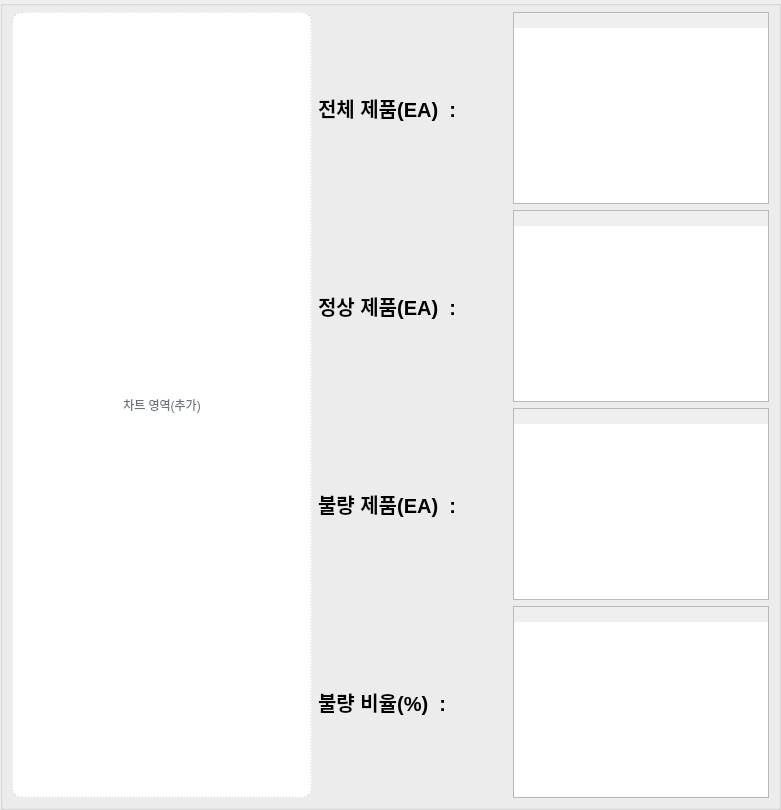
                   <widget class="QGroupBox" name="groupBox">
                    <property name="sizePolicy">
                     <sizepolicy hsizetype="Minimum" vsizetype="Minimum">
                      <horstretch>0</horstretch>
                      <verstretch>0</verstretch>
                     </sizepolicy>
                    </property>
                    <property name="minimumSize">
                     <size>
                      <width>711</width>
                      <height>391</height>
                     </size>
                    </property>
                    <property name="styleSheet">
                     <string notr="true">margin : 0px;
padding : 0px</string>
                    </property>
                    <property name="title">
                     <string/>
                    </property>
                    <layout class="QGridLayout" name="gridLayout_20">
                     <item row="1" column="1">
                      <widget class="QLabel" name="label_22">
                       <property name="sizePolicy">
                        <sizepolicy hsizetype="Minimum" vsizetype="Minimum">
                         <horstretch>0</horstretch>
                         <verstretch>0</verstretch>
                        </sizepolicy>
                       </property>
                       <property name="minimumSize">
                        <size>
                         <width>189</width>
                         <height>71</height>
                        </size>
                       </property>
                       <property name="font">
                        <font>
                         <family>Segoe UI</family>
                         <pointsize>15</pointsize>
                         <weight>75</weight>
                         <bold>true</bold>
                        </font>
                       </property>
                       <property name="styleSheet">
                        <string notr="true"/>
                       </property>
                       <property name="text">
                        <string>정상 제품(EA)  : </string>
                       </property>
                      </widget>
                     </item>
                     <item row="0" column="0" rowspan="4">
                      <widget class="QLabel" name="label_judge_chart_placeholde">
                       <property name="sizePolicy">
                        <sizepolicy hsizetype="Minimum" vsizetype="Minimum">
                         <horstretch>0</horstretch>
                         <verstretch>0</verstretch>
                        </sizepolicy>
                       </property>
                       <property name="minimumSize">
                        <size>
                         <width>300</width>
                         <height>331</height>
                        </size>
                       </property>
                       <property name="styleSheet">
                        <string notr="true">background:#ffffff; border:1px dashed #d1d5db; border-radius:10px; color:#6b7280;</string>
                       </property>
                       <property name="text">
                        <string>차트 영역(추가)</string>
                       </property>
                       <property name="alignment">
                        <set>Qt::AlignCenter</set>
                       </property>
                      </widget>
                     </item>
                     <item row="0" column="1">
                      <widget class="QLabel" name="label_20">
                       <property name="sizePolicy">
                        <sizepolicy hsizetype="Minimum" vsizetype="Minimum">
                         <horstretch>0</horstretch>
                         <verstretch>0</verstretch>
                        </sizepolicy>
                       </property>
                       <property name="minimumSize">
                        <size>
                         <width>189</width>
                         <height>71</height>
                        </size>
                       </property>
                       <property name="font">
                        <font>
                         <family>Segoe UI</family>
                         <pointsize>15</pointsize>
                         <weight>75</weight>
                         <bold>true</bold>
                        </font>
                       </property>
                       <property name="styleSheet">
                        <string notr="true"/>
                       </property>
                       <property name="text">
                        <string>전체 제품(EA)  :</string>
                       </property>
                      </widget>
                     </item>
                     <item row="2" column="1">
                      <widget class="QLabel" name="label_24">
                       <property name="sizePolicy">
                        <sizepolicy hsizetype="Minimum" vsizetype="Minimum">
                         <horstretch>0</horstretch>
                         <verstretch>0</verstretch>
                        </sizepolicy>
                       </property>
                       <property name="minimumSize">
                        <size>
                         <width>189</width>
                         <height>71</height>
                        </size>
                       </property>
                       <property name="font">
                        <font>
                         <family>Segoe UI</family>
                         <pointsize>15</pointsize>
                         <weight>75</weight>
                         <bold>true</bold>
                        </font>
                       </property>
                       <property name="styleSheet">
                        <string notr="true"/>
                       </property>
                       <property name="text">
                        <string>불량 제품(EA)  : </string>
                       </property>
                      </widget>
                     </item>
                     <item row="2" column="2">
                      <widget class="QTextBrowser" name="textBrowser_17">
                       <property name="sizePolicy">
                        <sizepolicy hsizetype="Minimum" vsizetype="Minimum">
                         <horstretch>0</horstretch>
                         <verstretch>0</verstretch>
                        </sizepolicy>
                       </property>
                       <property name="minimumSize">
                        <size>
                         <width>174</width>
                         <height>69</height>
                        </size>
                       </property>
                       <property name="font">
                        <font>
                         <family>Segoe UI</family>
                         <pointsize>19</pointsize>
                         <weight>75</weight>
                         <bold>true</bold>
                        </font>
                       </property>
                       <property name="styleSheet">
                        <string notr="true">color : red;
padding-top : 15px</string>
                       </property>
                      </widget>
                     </item>
                     <item row="3" column="1">
                      <widget class="QLabel" name="label_41">
                       <property name="sizePolicy">
                        <sizepolicy hsizetype="Minimum" vsizetype="Minimum">
                         <horstretch>0</horstretch>
                         <verstretch>0</verstretch>
                        </sizepolicy>
                       </property>
                       <property name="minimumSize">
                        <size>
                         <width>189</width>
                         <height>71</height>
                        </size>
                       </property>
                       <property name="font">
                        <font>
                         <family>Segoe UI</family>
                         <pointsize>15</pointsize>
                         <weight>75</weight>
                         <bold>true</bold>
                        </font>
                       </property>
                       <property name="styleSheet">
                        <string notr="true"/>
                       </property>
                       <property name="text">
                        <string>불량 비율(%)  : </string>
                       </property>
                      </widget>
                     </item>
                     <item row="1" column="2">
                      <widget class="QTextBrowser" name="textBrowser_15">
                       <property name="sizePolicy">
                        <sizepolicy hsizetype="Minimum" vsizetype="Minimum">
                         <horstretch>0</horstretch>
                         <verstretch>0</verstretch>
                        </sizepolicy>
                       </property>
                       <property name="minimumSize">
                        <size>
                         <width>174</width>
                         <height>69</height>
                        </size>
                       </property>
                       <property name="font">
                        <font>
                         <family>Segoe UI</family>
                         <pointsize>19</pointsize>
                         <weight>75</weight>
                         <bold>true</bold>
                        </font>
                       </property>
                       <property name="styleSheet">
                        <string notr="true">color : #4472C4;
padding-top : 15px</string>
                       </property>
                      </widget>
                     </item>
                     <item row="3" column="2">
                      <widget class="QTextBrowser" name="textBrowser_34">
                       <property name="sizePolicy">
                        <sizepolicy hsizetype="Minimum" vsizetype="Minimum">
                         <horstretch>0</horstretch>
                         <verstretch>0</verstretch>
                        </sizepolicy>
                       </property>
                       <property name="minimumSize">
                        <size>
                         <width>174</width>
                         <height>69</height>
                        </size>
                       </property>
                       <property name="font">
                        <font>
                         <family>Segoe UI</family>
                         <pointsize>19</pointsize>
                         <weight>75</weight>
                         <bold>true</bold>
                        </font>
                       </property>
                       <property name="styleSheet">
                        <string notr="true">color : red;
padding-top : 15px</string>
                       </property>
                      </widget>
                     </item>
                     <item row="0" column="2">
                      <widget class="QTextBrowser" name="textBrowser_13">
                       <property name="sizePolicy">
                        <sizepolicy hsizetype="Minimum" vsizetype="Minimum">
                         <horstretch>0</horstretch>
                         <verstretch>0</verstretch>
                        </sizepolicy>
                       </property>
                       <property name="minimumSize">
                        <size>
                         <width>174</width>
                         <height>69</height>
                        </size>
                       </property>
                       <property name="font">
                        <font>
                         <family>Segoe UI</family>
                         <pointsize>19</pointsize>
                         <weight>75</weight>
                         <bold>true</bold>
                        </font>
                       </property>
                       <property name="styleSheet">
                        <string notr="true">color : gray;
padding-top : 15px</string>
                       </property>
                       <property name="html">
                        <string>&lt;!DOCTYPE HTML PUBLIC &quot;-//W3C//DTD HTML 4.0//EN&quot; &quot;http://www.w3.org/TR/REC-html40/strict.dtd&quot;&gt;
&lt;html&gt;&lt;head&gt;&lt;meta name=&quot;qrichtext&quot; content=&quot;1&quot; /&gt;&lt;style type=&quot;text/css&quot;&gt;
p, li { white-space: pre-wrap; }
&lt;/style&gt;&lt;/head&gt;&lt;body style=&quot; font-family:'Segoe UI','Malgun Gothic'; font-size:19pt; font-weight:600; font-style:normal;&quot;&gt;
&lt;p style=&quot;-qt-paragraph-type:empty; margin-top:20px; margin-bottom:0px; margin-left:0px; margin-right:0px; -qt-block-indent:0; text-indent:0px;&quot;&gt;&lt;br /&gt;&lt;/p&gt;&lt;/body&gt;&lt;/html&gt;</string>
                       </property>
                      </widget>
                     </item>
                    </layout>
                   </widget>
